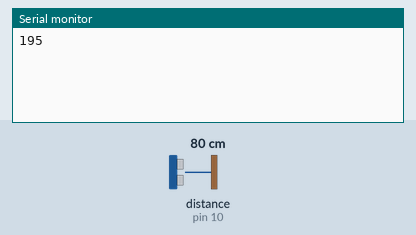
This sketch was run on a simulated Arduino Uno, built with avr-gcc and run on an emulated ATmega328P. Shown: the last lines printed to the serial monitor. Wiring (inferred from the names in the program): ultrasonic range finder: trigger pin 9; echo pin 10. The test bench sets the inputs (shaded band); at power-on: distance to the obstacle (sensor on pin 10) 80 cm. The echo pulse lasts 58.3 µs per cm.

Above: at 1.2 s.
1.3 s: distance to the obstacle (sensor on pin 10) set to 2 cm
At 2.6 s:
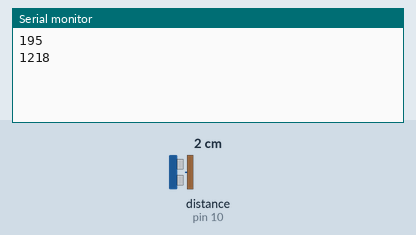
2.8 s: distance to the obstacle (sensor on pin 10) set to 4 cm
At 3.8 s:
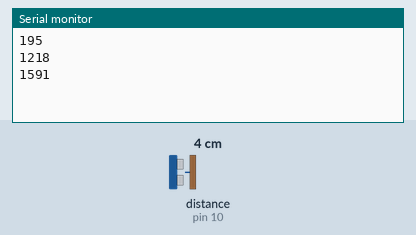
Timing chart, 0 to 5.8 s (numbered marks = the images above; inputs shaded):
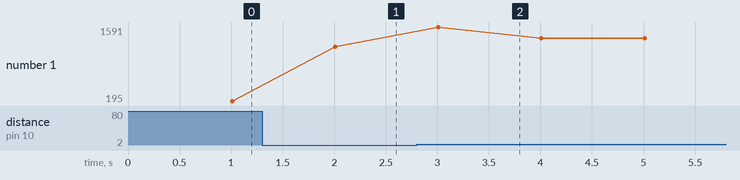

The sketch:

Ultrasonic_Avoid_Noise.ino
```cpp
const int trigPin = 9;
const int echoPin = 10;
int avg_dist = 0;
int skip_threshhold = 10;
int skipped = 0;
int skipped_avg = 0;

long lastmillis = 0;
int valueCount = 0;
void setup() {
  pinMode(trigPin, OUTPUT);
  pinMode(echoPin, INPUT);
  Serial.begin(9600);
//  Serial.print();
  initializeFilter();
  lastmillis = millis();
}

void loop() {
  distAverage(readSensorVal());
  valueCount = valueCount + 1;
  if ((millis() - lastmillis) >= 1000)
  {
    lastmillis = millis();
    Serial.println(valueCount);
    valueCount = 0;
  }
}


int readSensorVal()
{
  digitalWrite(trigPin, LOW);
  delayMicroseconds(2);
  // Sets the trigPin on HIGH state for 10 micro seconds
  digitalWrite(trigPin, HIGH);
  delayMicroseconds(10);
  digitalWrite(trigPin, LOW);
  // Reads the echoPin, returns the sound wave travel time in microseconds
  long duration = pulseIn(echoPin, HIGH);
//  int distance = (duration * 0.0343);
//  distance = distance >> 1;
  return duration;
}

int distAverage(int sensorVal)
{
//  int sensorVal = -1;
  int difference = 0;
  int return_val = 0;
//  sensorVal = readSensorVal();
  difference = (avg_dist - sensorVal);
  if (abs(difference) < skip_threshhold)
  {
    skipped = 0;
    avg_dist = ((avg_dist + sensorVal) >> 1);
    //    printValues(sensorVal, avg_dist, 0);
    return_val = avg_dist;
  }
  else
  {
    if (skipped >= 3)
    {
      avg_dist = skipped_avg;
      skipped = 0;
      //      printValues(sensorVal, avg_dist, 0);
      return_val = avg_dist;
    }
    else
    {
      skipped++;
      if (skipped_avg == 0)
      {
        skipped_avg = sensorVal;
      }
      else
        skipped_avg = ((skipped_avg + sensorVal) >> 1);

      //      printValues(sensorVal, avg_dist, sensorVal);
      return_val = avg_dist;
    }
  }
  return return_val;
}

void printValues(int sensor, int average, int skipped)
{
  Serial.println();
  Serial.print(sensor);
  Serial.print(", ");
  Serial.print(average);
  Serial.print(", ");
  if (skipped != 0)
    Serial.print(skipped);
}

void initializeFilter()
{
  avg_dist = readSensorVal();
}
```

Measured:
- after the input at 1.3 s, the serial monitor: prints a new line after 0.71 s (image 1)
- after the input at 2.8 s, the serial monitor: prints a new line after 0.21 s (image 2)
- plotted number 1: 195 → 1218 after the input at 1.3 s, 1218 → 1381 after the input at 2.8 s
